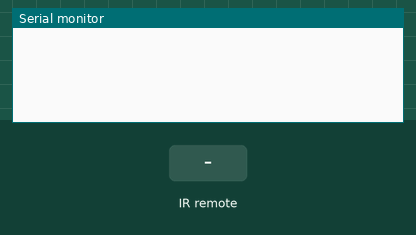
The sketch below on a simulated Arduino Uno, built with avr-gcc and run on an emulated ATmega328P. Shown: the last lines printed to the serial monitor. Inputs (shaded band) come from the test bench.

Above: at 1.2 s.
1.3 s: infrared code 0xFFFFFFFF received
At 2.5 s:
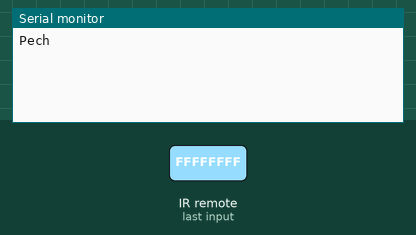
2.8 s: infrared code 0x20DF906F received
At 3.9 s:
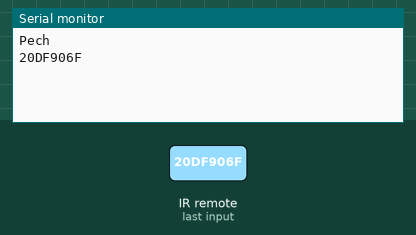
4.3 s: infrared code 0x20DFC03F received
At 5.1 s:
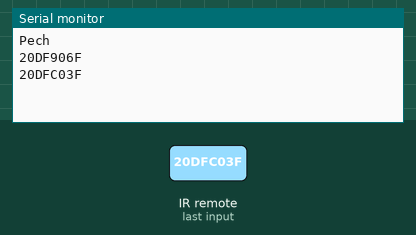
5.8 s: infrared code 0x20DF40BF received
At 6.2 s:
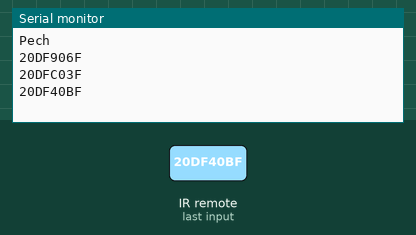
7.3 s: infrared code 0xFFFFFFFF received
At 8.6 s:
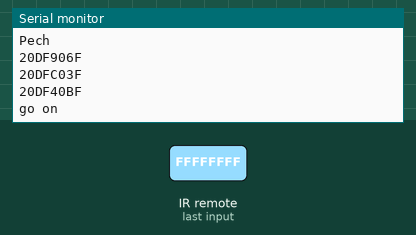

The sketch:

ir.ino
```cpp
// (licence header left out)
#include <IRremote.h>

/*
*  Default is Arduino pin D11.
*  You can change this to another available Arduino Pin.
*  Your IR receiver should be connected to the pin defined here
*/
int RECV_PIN = 6;

IRrecv irrecv(RECV_PIN);

decode_results results;

void setup()
{
  Serial.begin(9600);
  irrecv.enableIRIn(); // Start the receiver
}

void loop() {
  static unsigned long last = 0;
  if (irrecv.decode(&results)) {
    unsigned long now = results.value;

    if (now == 0xFFFFFFFF and last) {
      Serial.println("go on");
      // do something with last
    }
    else if (now == 0x20DF906F /*mute*/ || now == 0x20DFC03F /*vol-*/ || now == 0x20DF40BF /*vol+*/) {
      Serial.println(results.value, HEX);
      last = now;
    }
    else {
      last = 0;
      Serial.println("Pech");
    }

    irrecv.resume(); // Receive the next value
    delayMicroseconds(16383);
  }
}
```

Measured:
- after the input at 1.3 s, the serial monitor: prints a new line at once (image 1)
- after the input at 2.8 s, the serial monitor: prints a new line at once (image 2)
- after the input at 4.3 s, the serial monitor: prints a new line at once (image 3)
- after the input at 5.8 s, the serial monitor: prints a new line at once (image 4)
- after the input at 7.3 s, the serial monitor: prints a new line at once (image 5)
